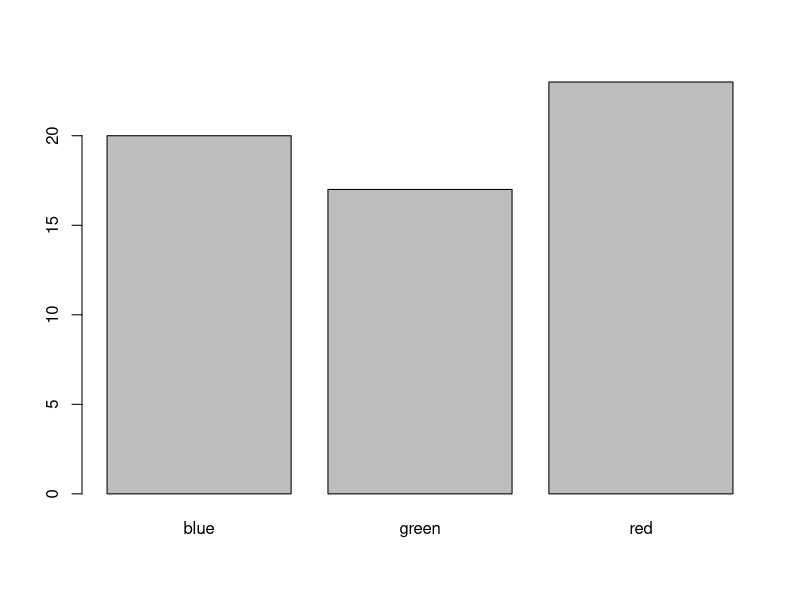

Reproduce this figure in R.
## ---- chunk 1
set.seed(1289)                         ## Reproducibility

urn <- c(rep("red", 100),              ## 100 red balls
          rep("blue", 100),             ## 100 blue balls
          rep("green", 100))            ## 100 green balls 

n_exp <- 60                            ## Number of times the experiment is conducted

sampled_balls <- sample(urn,          ## sampling the balls
                        n_exp,         ## n_exp times
                        replace = FALSE) ## without replacement
## ---- chunk 2
res <- table(sampled_balls)            ## Summary of the sample
res
## ---- chunk 3
barplot(res)                           ## Bar plot
